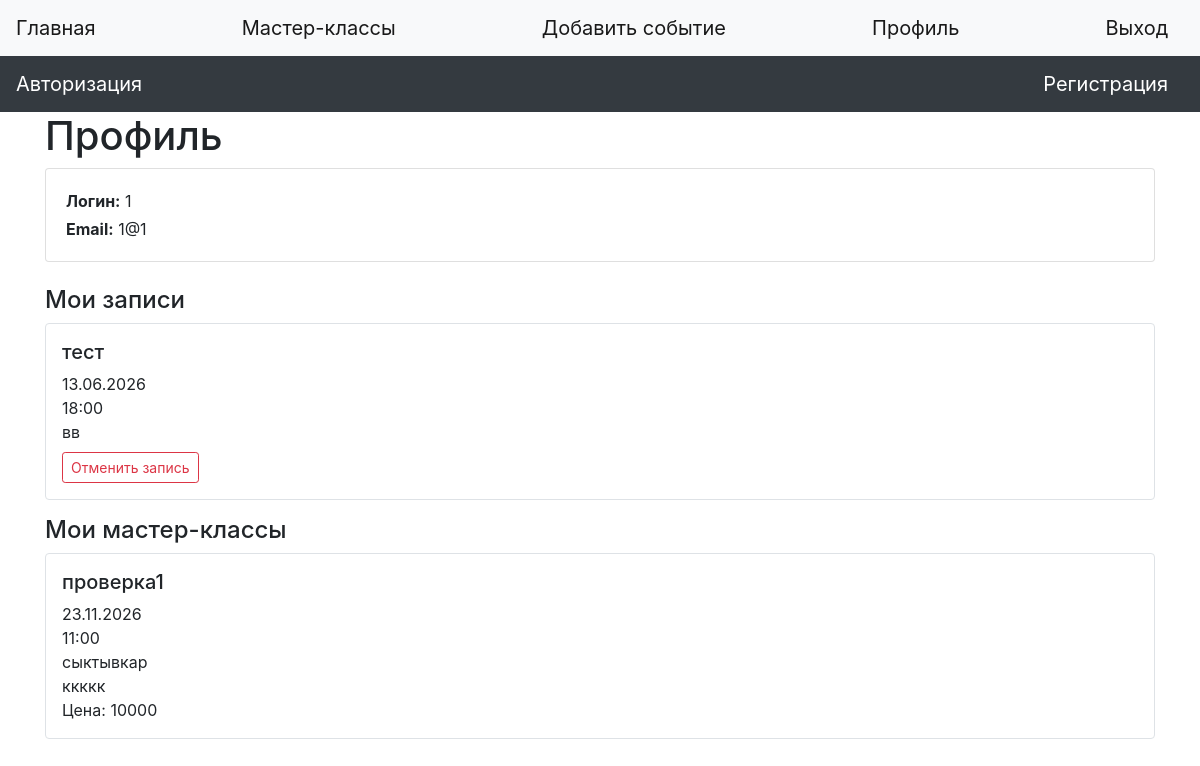
Screenshot of /profile (signed in) with the database file from the repository.
### data/users.py (models this page shows)
class User(SqlAlchemyBase):
    __tablename__ = 'users'
    id = sqlalchemy.Column(sqlalchemy.Integer,
                           primary_key=True, autoincrement=True)
    name = sqlalchemy.Column(sqlalchemy.String, nullable=True)
    email = sqlalchemy.Column(sqlalchemy.String,
                              index=True, unique=True, nullable=True)
    hashed_password = sqlalchemy.Column(sqlalchemy.String, nullable=True)
    created_date = sqlalchemy.Column(sqlalchemy.DateTime,
                                     default=datetime.datetime.now)
    events = orm.relationship("Event", back_populates='creator')
    event_signups = orm.relationship("EventSignup", back_populates='user')

### data/event_signups.py (models this page shows)
class EventSignup(SqlAlchemyBase):
    __tablename__ = 'event_signups'
    __table_args__ = (
        UniqueConstraint('user_id', 'event_id', name='uq_event_signup_user_event'),
    )
    id = sqlalchemy.Column(sqlalchemy.Integer, primary_key=True, autoincrement=True)
    user_id = sqlalchemy.Column(sqlalchemy.Integer, sqlalchemy.ForeignKey('users.id'), nullable=False)
    event_id = sqlalchemy.Column(sqlalchemy.Integer, sqlalchemy.ForeignKey('events.id'), nullable=False)
    created_date = sqlalchemy.Column(sqlalchemy.DateTime, default=datetime.datetime.now)
    user = orm.relationship('User', back_populates='event_signups')
    event = orm.relationship('Event', back_populates='signups')

### data/events.py (models this page shows)
class Event(SqlAlchemyBase):
    __tablename__ = 'events'
    id = sqlalchemy.Column(sqlalchemy.Integer,
                           primary_key=True, autoincrement=True)
    name = sqlalchemy.Column(sqlalchemy.String, nullable=True)
    date = sqlalchemy.Column(sqlalchemy.DateTime, nullable=True)
    time = sqlalchemy.Column(sqlalchemy.String, nullable=True)
    location = sqlalchemy.Column(sqlalchemy.String, nullable=True)
    description = sqlalchemy.Column(sqlalchemy.String, nullable=True)
    price = sqlalchemy.Column(sqlalchemy.Integer, nullable=True)
    created_date = sqlalchemy.Column(sqlalchemy.DateTime,
                                     default=datetime.datetime.now)
    user_id = sqlalchemy.Column(sqlalchemy.Integer, sqlalchemy.ForeignKey("users.id"), nullable=True)
    creator = orm.relationship('User', back_populates='events')
    signups = orm.relationship('EventSignup', back_populates='event', cascade='all, delete-orphan')

### main.py (the view)
@app.route('/profile')
def profile():
    if not session.get('user_id'):
        return redirect(url_for('login'))
    db_sess = db_session.create_session()
    user = db_sess.get(User, session['user_id'])
    if not user:
        session.clear()
        return redirect(url_for('login'))
    my_events = (db_sess.query(Event).filter(Event.user_id == user.id).order_by(Event.created_date.desc()).all())
    my_signups = (db_sess.query(EventSignup).filter(EventSignup.user_id == user.id).order_by(EventSignup.created_date.desc()).all())
    cancel_signup_forms = {s.event_id: CancelFrom(prefix=f'c{s.event_id}') for s in my_signups}
    return render_template('profile.html', title='Профиль', user=user, my_events=my_events, my_signups=my_signups, cancel_signup_forms=cancel_signup_forms)

### data/db_session.py (called while the page is built)
def create_session() -> Session:
    global __factory
    return __factory()

### main.py (called while the page is built)
@app.template_filter('fmt_date')
def fmt_date(value):
    if not value:
        return '—'
    if hasattr(value, 'strftime'):
        return value.strftime('%d.%m.%Y')
    return str(value)

### templates/profile.html (shortened to what this page needs)
{% extends "base.html" %}
{% block content %}
<h1>Профиль</h1>
<div class="card mb-4">
    <div class="card-body">
        <p class="mb-1"><strong>Логин:</strong> {{ user.name or '—' }}</p>
        <p class="mb-0"><strong>Email:</strong> {{ user.email or '—' }}</p>
    </div>
</div>
<h2 class="h4">Мои записи</h2>
{% if my_signups %}
    {% for s in my_signups %}
    <div class="border rounded mb-3 p-3">
        <h3 class="h5">{{ s.event.name }}</h3>
        <div>{{ s.event.date|fmt_date }}</div>
        <div>{{ s.event.time }}</div>
        <div>{{ s.event.location }}</div>
        <form method="post" action="{{ url_for('cancel_signup', event_id=s.event.id) }}" class="mt-2">
            <button type="submit" class="btn btn-sm btn-outline-danger">Отменить запись</button>
        </form>
    </div>
    {% endfor %}
{% else %}
    <p class="text-muted mb-4">Вы пока ни на что не записаны. Посмотрите <a href="{{ url_for('masterclasses') }}">мастер-классы</a>.</p>
{% endif %}
<h2 class="h4">Мои мастер-классы</h2>
{% if my_events %}
    {% for item in my_events %}
    <div class="border rounded mb-3 p-3">
        <h3 class="h5">{{ item.name }}</h3>
        <div>{{ item.date|fmt_date }}</div>
        <div>{{ item.time }}</div>
        <div>{{ item.location }}</div>
        <div>{{ item.description }}</div>
        {% if item.price is not none %}
        <div>Цена: {{ item.price }}</div>
        {% endif %}
    </div>
    {% endfor %}
{% else %}
    <p class="text-muted">Вы ещё не добавляли мастер-классы. <a href="{{ url_for('add_event') }}">Добавить</a></p>
{% endif %}
{% endblock %}

### rows the page displays
User: name "1", email "1@1"
EventSignup: event.name "тест", event|fmt_date "13.06.2026", event.time "18:00", event.location "вв"
Event: name "проверка1", date|fmt_date "23.11.2026", time "11:00", location "сыктывкар", description "ккккк", price "10000"
